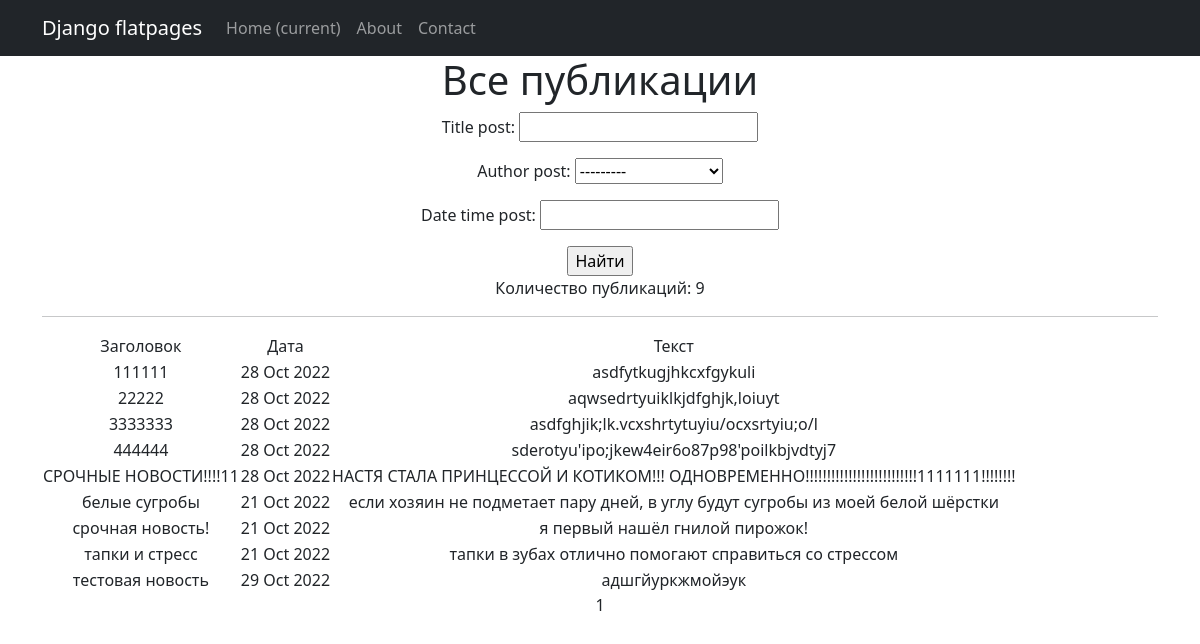
/posts/, run on an earlier commit of the app's database.
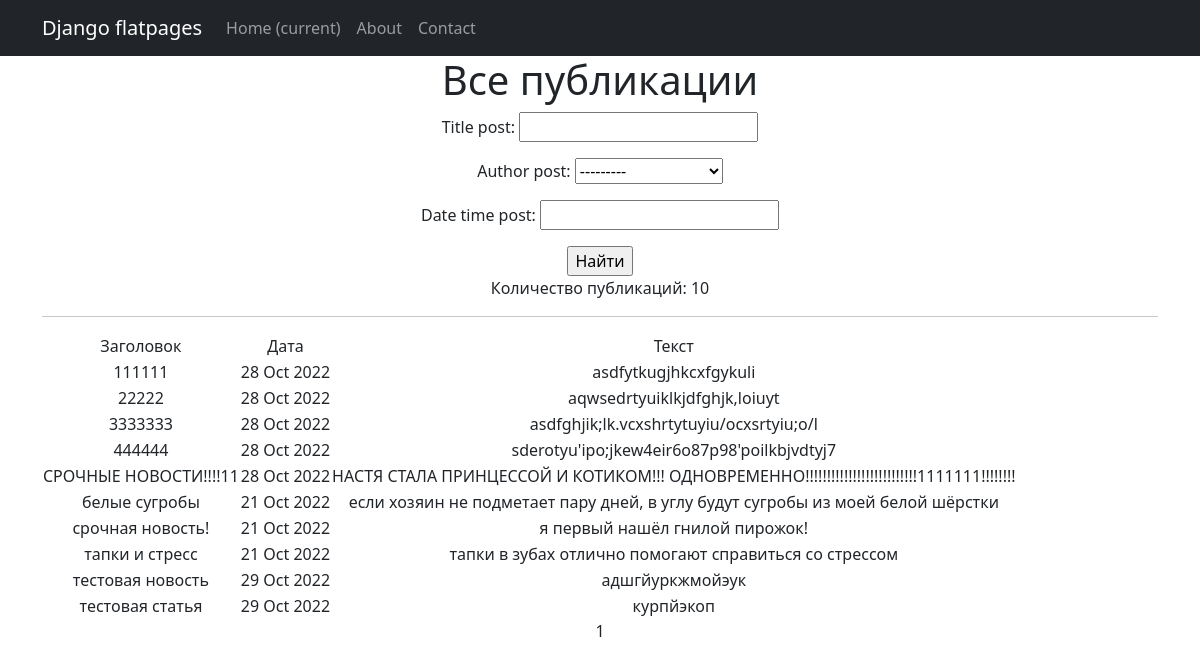
And on a later commit of the database.
### NewsApp/models.py (models this page shows, shortened)
class Post(models.Model):
    article = 'AR'
    news = 'NE'
    TYPE = [
    (article, 'статья'),
    (news, 'новость')]
    author_post = models.ForeignKey(Author, on_delete=models.CASCADE)
    type_post = models.CharField(max_length=2, choices=TYPE, default=article)
    date_time_post = models.DateTimeField(auto_now_add=True)
    categories_post = models.ManyToManyField(Category, through='PostCategory')
    title_post = models.CharField(max_length=250)
    text_post = models.TextField()
    rating_post = models.FloatField(default=0.0)

### NewsApp/views.py (the view)
# urls.py: path('', PostsList.as_view(), name='post_list'),
class PostsList(ListView):
    model = Post
    ordering = 'title_post'
    template_name = 'posts.html'
    context_object_name = 'posts'
    paginate_by = 10
    def get_queryset(self):
        queryset = super().get_queryset()
        self.filterset = PostFilter(self.request.GET, queryset)
        return self.filterset.qs
    def get_context_data(self, **kwargs):
        context = super().get_context_data(**kwargs)
        context['filterset'] = self.filterset
        return context

### NewsApp/templatetags/custom_filters.py (called while the page is built)
@register.filter()
def censor(value):
    for word in words:
        value = value.replace(word, '***')
    return value

### templates/posts.html (shortened to what this page needs)
{% extends 'flatpages/default.html' %}
{% load custom_filters %}
{% load custom_tags %}
{% block content %}
<h1>Все публикации </h1>
<form action="" method="get">
    {{ filterset.form.as_p }}
    <input type="submit" value="Найти" />
</form>
Количество публикаций: {{  posts|length}}
<hr>
{% if posts %}
<table>
    <tr>
        <td>Заголовок</td>
        <td>Дата</td>
        <td>Текст</td>
    </tr>
    {% for post in posts %}
    <tr>
        <td>{{ post.title_post|censor }}</td>
        <td>{{ post.date_time_post|date:'d M Y' }}</td>
        <td>{{ post.text_post|truncatewords:20 }}</td>
    </tr>
    {% endfor %}
</table>
{% else %}
<h2>Публикаций нет!</h2>
{% endif %}
{{ page_obj.number }}
{% endblock content %}

What changed in the data, as far as the page shows it:
added Post: title_post|censor "тестовая статья", date_time_post "29 Oct 2022", text_post "курпйэкоп"
Also different on the page:
{{ posts|length }}: "9" → "10"
